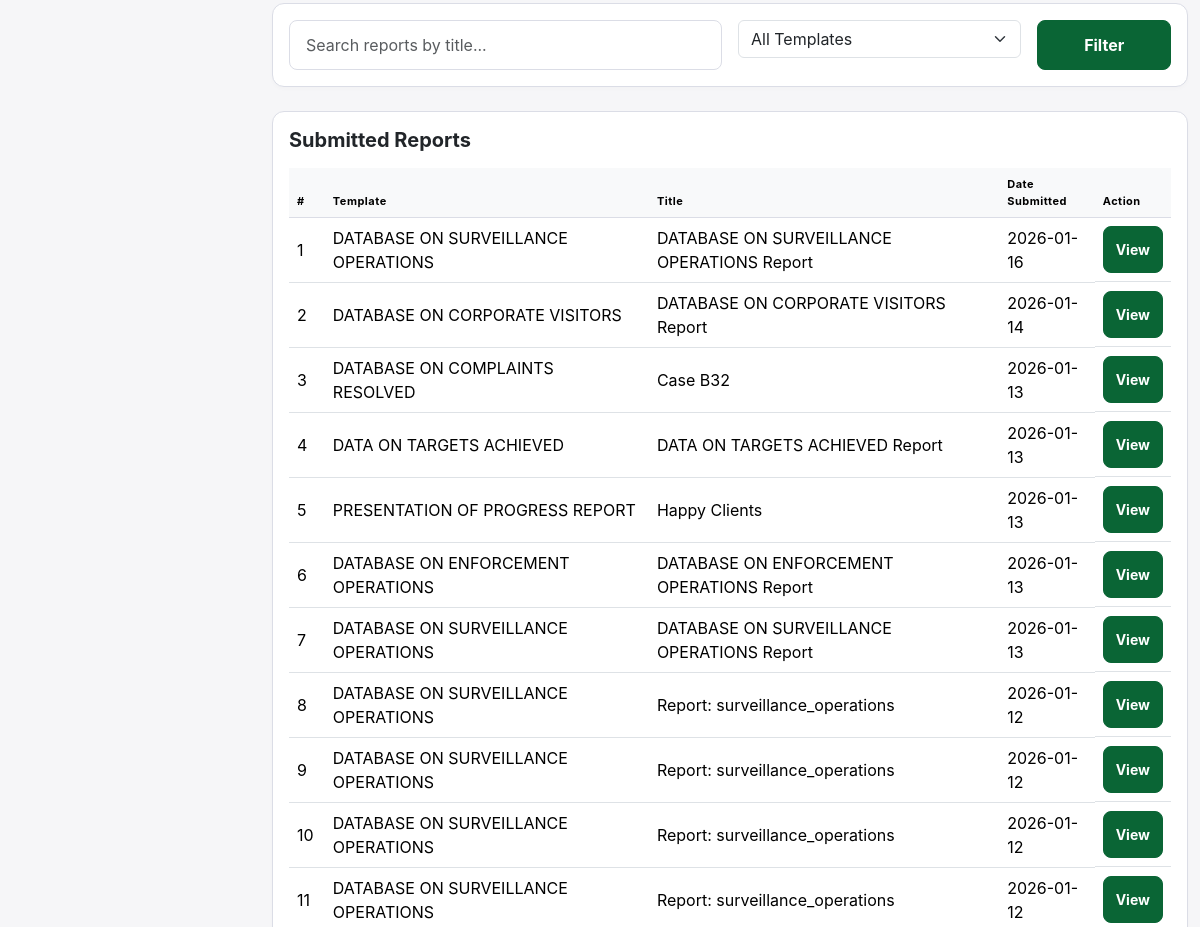
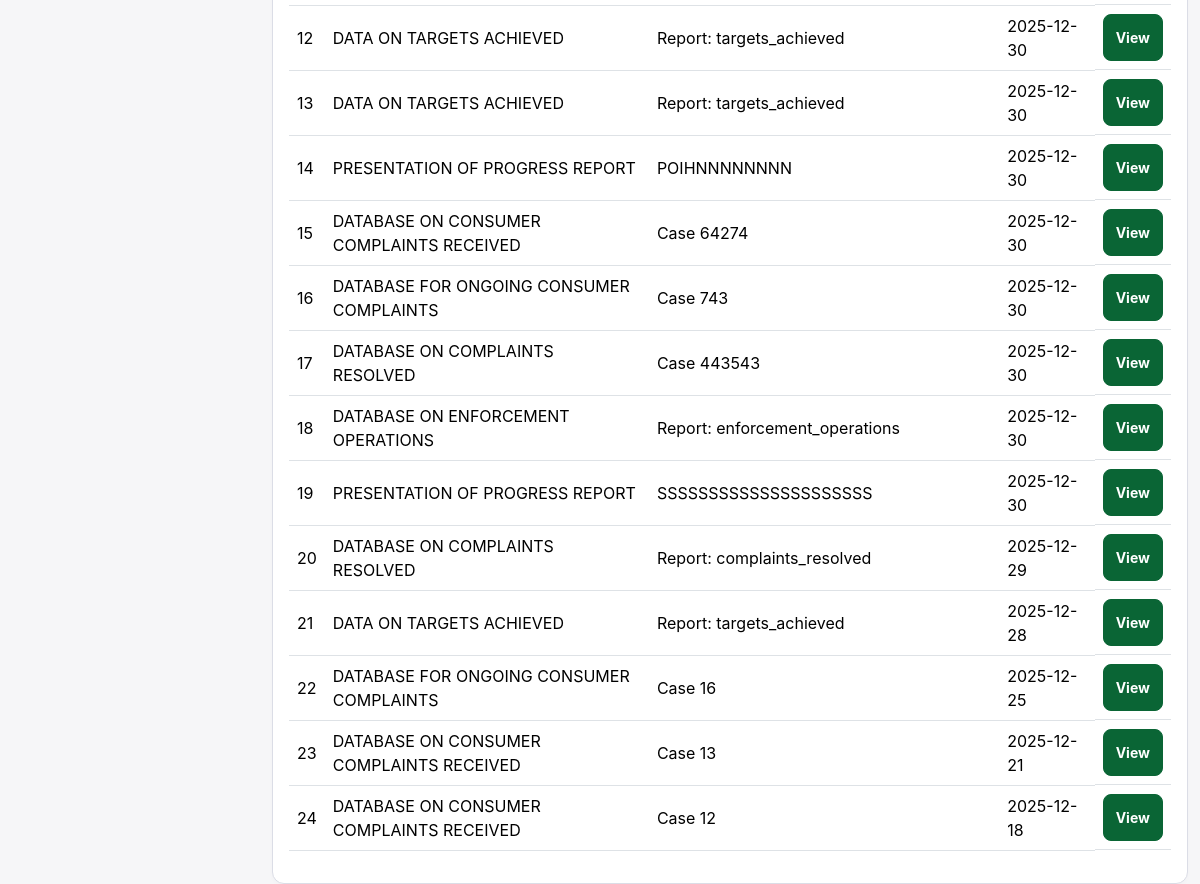
/psr/dashboard (signed in, lower part), run on an earlier commit of the app's database (2 pictures, top to bottom).
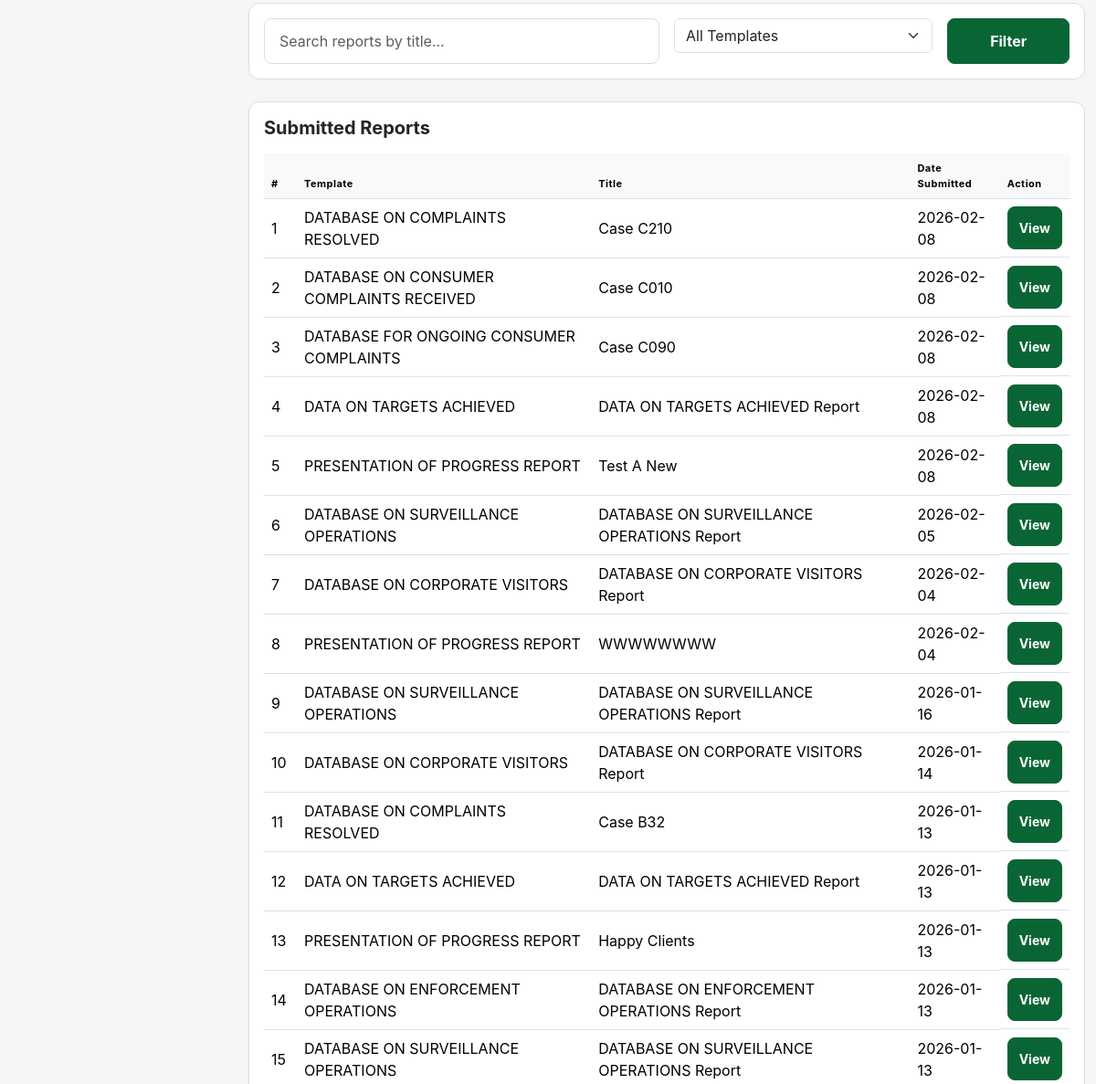
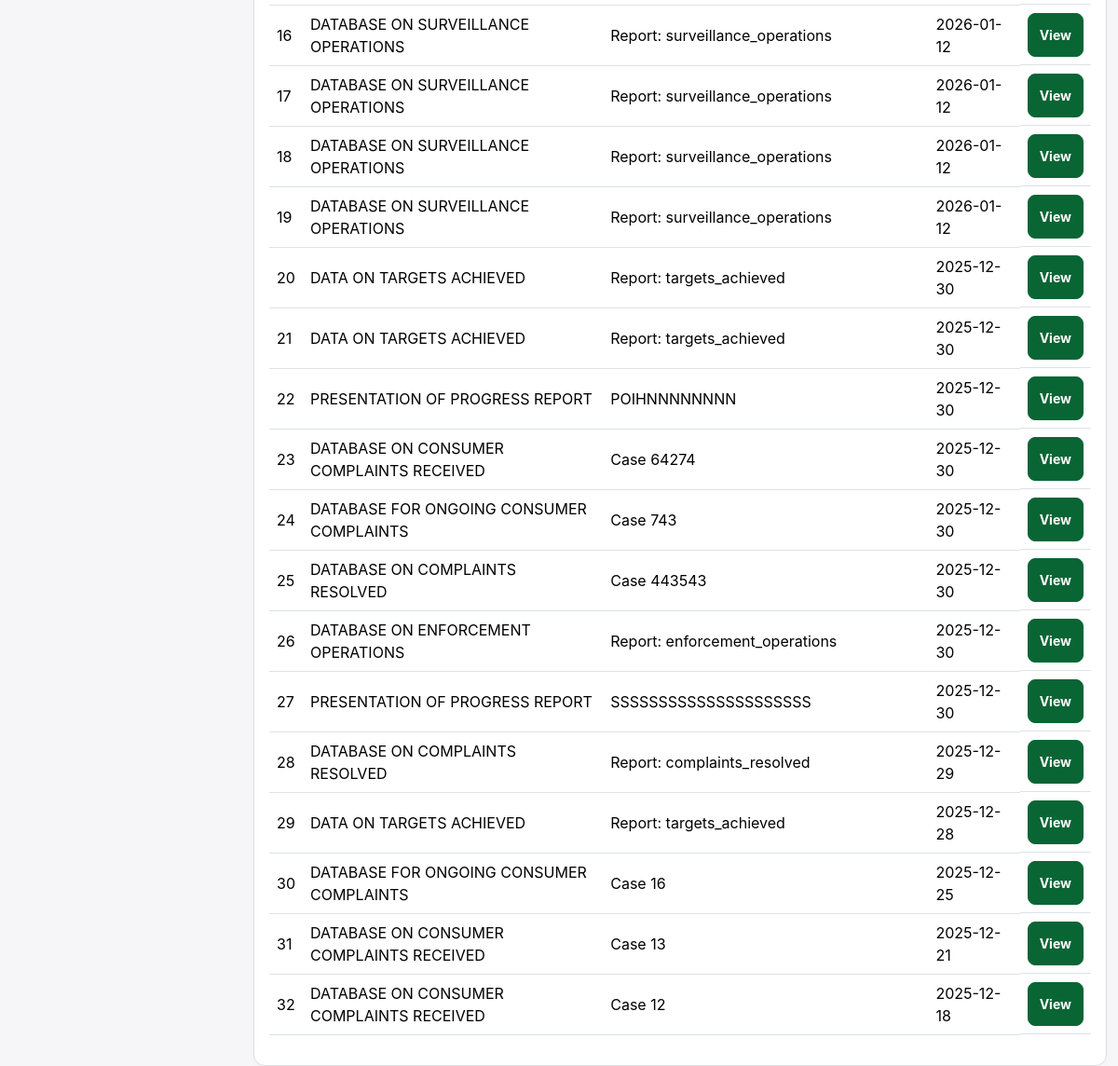
And on a later commit of the database (2 pictures, top to bottom).
### app.py (models this page shows, shortened)
class ProgramReport(db.Model):
    __tablename__ = 'program_reports'
    id = db.Column(db.Integer, primary_key=True)
    user_id = db.Column(db.Integer, db.ForeignKey('users.id'), nullable=False)
    status = db.Column(db.String(20), default='submitted', nullable=False)
    report_type = db.Column(db.String(150), nullable=False)
    title = db.Column(db.String(255), nullable=False)
    period_covered = db.Column(db.String(100), nullable=True)
    objective = db.Column(db.Text, nullable=True)
    date_started = db.Column(db.Date, nullable=True)
    previous_status_percentage = db.Column(db.Integer, default=0)
    status_details = db.Column(db.Text, nullable=True)
    constraints_requirements = db.Column(db.Text)
    status_percentage = db.Column(db.Integer, default=0)
    date_created = db.Column(db.DateTime, default=datetime.utcnow)
    agent = db.relationship('User', backref=db.backref('program_reports', lazy=True))
    targets_report = db.relationship('TargetsAchievedReport', uselist=False, backref='base_report')
    psr_rows = db.relationship("PSRRow", backref="program_report", cascade="all, delete-orphan")

class ConsumerComplaint(db.Model):
    __tablename__ = 'consumer_complaints'
    id = db.Column(db.Integer, primary_key=True)
    user_id = db.Column(db.Integer, db.ForeignKey('users.id'), nullable=False)
    date_created = db.Column(db.DateTime, default=datetime.utcnow)
    status = db.Column(db.String(50), nullable=False, default='RECEIVED')
    case_file_no = db.Column(db.String(50), nullable=False, unique=True)
    sector_category = db.Column(db.String(100))
    date_received = db.Column(db.DateTime, nullable=False)
    complaint_details = db.Column(db.Text, nullable=False)
    complainant_details = db.Column(db.Text, nullable=False)
    respondent_details = db.Column(db.Text, nullable=False)
    action_taken = db.Column(db.Text)
    status_of_complaint = db.Column(db.Text)
    value_of_complaint = db.Column(db.String(255))
    date_of_resolution = db.Column(db.DateTime)
    complainant_remark = db.Column(db.Text)
    agent = db.relationship('User', backref=db.backref('consumer_complaints', lazy=True))

### app.py (the view, shortened to what this page needs)
@app.route('/psr/dashboard')
@login_required
def program_dashboard():
    template_filter = request.args.get("template")
    search = request.args.get("search")
    psr_query = ProgramReport.query
    if current_user.is_admin() or current_user.is_director() or current_user.is_evc():
        pass
    elif current_user.is_supervisor():
        psr_query = psr_query.join(User).filter(User.fccpc_office == current_user.fccpc_office)
    else:
        psr_query = psr_query.filter(ProgramReport.user_id == current_user.id)
    if template_filter:
        psr_query = psr_query.filter(ProgramReport.report_type == template_filter)
    if search:
        psr_query = psr_query.filter(ProgramReport.title.ilike(f"%{search}%"))
    psr_reports = psr_query.order_by(ProgramReport.date_created.desc()).all()
    complaints_query = ConsumerComplaint.query
    if current_user.is_admin() or current_user.is_director() or current_user.is_evc():
        complaints = complaints_query.order_by(ConsumerComplaint.date_received.desc()).all()
    elif current_user.is_supervisor():
        complaints = complaints_query.join(User).filter(User.fccpc_office == current_user.fccpc_office).order_by(ConsumerComplaint.date_received.desc()).all()
    else:
        complaints = complaints_query.filter(ConsumerComplaint.user_id == current_user.id).order_by(ConsumerComplaint.date_received.desc()).all()
    for report in psr_reports:
        report.psr_meta = get_psr_meta(report.report_type)
        report.is_complaint = False
    for complaint in complaints:
        if complaint.status.upper() == 'RECEIVED':
            slug = 'complaints_received'
            code = 'PSR_03'
            title = 'DATABASE ON CONSUMER COMPLAINTS RECEIVED'
        elif complaint.status.upper() == 'ONGOING':
            slug = 'complaints_ongoing'
            code = 'PSR_04'
            title = 'DATABASE FOR ONGOING CONSUMER COMPLAINTS'
        elif complaint.status.upper() == 'RESOLVED':
            slug = 'complaints_resolved'
            code = 'PSR_05'
            title = 'DATABASE ON COMPLAINTS RESOLVED'
        else:
            slug = 'complaints_received'
            code = 'PSR_03'
            title = 'DATABASE ON CONSUMER COMPLAINTS RECEIVED'
        complaint.psr_meta = {
            'title': title,
            'code': code,
            'slug': slug,
            'category': 'complaints'
        }
        complaint.title = f"Case {complaint.case_file_no}"
        complaint.period_covered = f"Filed: {complaint.date_received.strftime('%Y-%m-%d')}"
        complaint.is_complaint = True
    if search:
        complaints = [c for c in complaints if search.lower() in c.title.lower() or
                      search.lower() in c.case_file_no.lower()]
    all_reports = psr_reports + complaints
    all_reports.sort(key=lambda x: x.date_created if hasattr(x, 'date_created') else x.date_received, reverse=True)
    from datetime import timedelta
    now = datetime.utcnow()
    thirty_days_ago = now - timedelta(days=30)
    seven_days_ago = now - timedelta(days=7)
    psr_total_query = ProgramReport.query
    if current_user.is_admin() or current_user.is_director() or current_user.is_evc():
        pass
    elif current_user.is_supervisor():
        psr_total_query = psr_total_query.join(User).filter(User.fccpc_office == current_user.fccpc_office)
    else:
        psr_total_query = psr_total_query.filter(ProgramReport.user_id == current_user.id)
    all_psr = psr_total_query.all()
    psr_total = len(all_psr)
    psr_month = len([r for r in all_psr if r.date_created >= thirty_days_ago])
    psr_week = len([r for r in all_psr if r.date_created >= seven_days_ago])
    psr_user = len([r for r in all_psr if r.user_id == current_user.id])
    complaints_total_query = ConsumerComplaint.query
    if current_user.is_admin() or current_user.is_director() or current_user.is_evc():
        all_complaints = complaints_total_query.all()
    elif current_user.is_supervisor():
        all_complaints = complaints_total_query.join(User).filter(User.fccpc_office == current_user.fccpc_office).all()
    else:
        all_complaints = complaints_total_query.filter(ConsumerComplaint.user_id == current_user.id).all()
    complaints_total = len(all_complaints)
    complaints_month = len([c for c in all_complaints if c.date_created >= thirty_days_ago])
    complaints_week = len([c for c in all_complaints if c.date_created >= seven_days_ago])
    complaints_user = len([c for c in all_complaints if c.user_id == current_user.id])
    stats = {
        'total': psr_total + complaints_total,
        'this_month': psr_month + complaints_month,
        'this_week': psr_week + complaints_week,
        'user_reports': psr_user + complaints_user
    }
    return render_template(
        "program_dashboard.html",
        reports=all_reports,
        templates=PSR_TEMPLATES,
        stats=stats,
        view_title="Program Status Reports"
    )

### app.py (called while the page is built)
@login_manager.user_loader
def load_user(user_id):
    return User.query.get(int(user_id))

    def is_admin(self):
        return self.role == 9

    def is_director(self):
        return self.role >= 3

    def is_evc(self):
        return self.role >= 4

### constants.py (called while the page is built, shortened)
def get_psr_meta(slug):
    for title, data in PSR_TEMPLATES.items():
        if data["slug"] == slug:
            return {
                "title": title,
                "code": data.get("code", ""),
                "category": data.get("category", ""),
                "slug": slug
            }

### templates/program_dashboard.html (shortened to what this page needs)
{% extends "base.html" %} {% block title %}PSR Dashboard{% endblock %} {% block
content %}
<div class="container-fluid">
  <div class="card mb-4">
    <div class="card-body">
      <form method="GET" class="row g-3">
        <div class="col-md-6">
          <input
            type="text"
            name="search"
            class="form-control"
            placeholder="Search reports by title..."
          />
        </div>
        <div class="col-md-4">
          <select name="template" class="form-select">
            <option value="">All Templates</option>
          </select>
        </div>
        <div class="col-md-2">
          <button class="btn btn-primary w-100">Filter</button>
        </div>
      </form>
    </div>
  </div>
  <div class="card">
    <div class="card-body">
      <h5 class="fw-bold mb-3">Submitted Reports</h5>
      <div class="table-responsive">
        <table class="table align-middle">
          <thead class="table-light">
            <tr>
              <th>#</th>
              <th>Template</th>
              <th>Title</th>
              <th>Date Submitted</th>
              <th>Action</th>
            </tr>
          </thead>
          <tbody>
            {% for report in reports %}
            <tr>
              <td>{{ loop.index }}</td>
              <td>{{ report.psr_meta.title }}</td>
              <td>{{ report.title }}</td>
              <td>{{ report.date_created.strftime('%Y-%m-%d') }}</td>
              <td class="d-flex gap-2">
                <a
                  href="{{ url_for('view_program_report', report_id=report.id) }}"
                  class="btn btn-sm btn-primary"
                >
                  View
                </a>
              </td>
            </tr>
            {% else %}
            <tr>
              <td colspan="5" class="text-center text-muted py-4">
                No reports submitted yet.
              </td>
            </tr>
            {% endfor %}
          </tbody>
        </table>
      </div>
    </div>
  </div>
</div>
{% endblock %}

### templates/base.html (shortened to what this page needs)
<!doctype html>
<html lang="en">
  <head>
    <link
      rel="stylesheet"
      href="{{ url_for('static', filename='css/bootstrap.min.css') }}"
    />
    <link
      rel="stylesheet"
      href="{{ url_for('static', filename='css/bootstrap-icons.min.css') }}"
    />
    <link
      rel="stylesheet"
      href="{{ url_for('static', filename='css/fonts.css') }}"
    />
    <link
      rel="stylesheet"
      href="{{ url_for('static', filename='css/style.css') }}"
    />
  </head>
  <body>
    <main class="main-content">
      {% block content %}{% endblock %}
    </main>
  </body>
</html>

### static/css/style.css (style rules this page uses)
:root { --primary-color: #0a6535; --primary-light: rgba(10, 101, 53, 0.1); --bg-light: #f6f6f8; --sidebar-width: 260px; }
body { font-family: "Inter", sans-serif; background-color: var(--bg-light); color: #111218; margin: 0; overflow-x: hidden; }
.main-content { margin-left: var(--sidebar-width); width: calc(100% - var(--sidebar-width)); transition: all 0.3s; min-height: 100vh; display: flex; flex-direction: column; }
.card { border-radius: 12px; border: 1px solid #dbdde6; box-shadow: 0 2px 4px rgba(0, 0, 0, 0.02); }
.btn-primary { background-color: var(--primary-color); border-color: var(--primary-color); font-weight: 700; padding: 0.75rem; border-radius: 8px; transition: all 0.2s; }
.form-control { border: 1px solid #dbdde6; padding: 0.75rem 1rem; border-radius: 8px; }
.table thead th { background-color: #f8f9fa; font-size: 11px; letter-spacing: 0.5px; border-bottom: 1px solid #dbdde6; }
.main-content { overflow-x: auto; }
.table-responsive { overflow-x: auto; width: 100%; }
.btn { border-radius: 8px; }

What changed in the data, as far as the page shows it:
added ConsumerComplaint: psr_meta "DATABASE ON COMPLAINTS RESOLVED", title "Case C210", date_created "2026-02-08"
added ConsumerComplaint: psr_meta "DATABASE ON CONSUMER COMPLAINTS RECEIVED", title "Case C010", date_created "2026-02-08"
added ConsumerComplaint: psr_meta "DATABASE FOR ONGOING CONSUMER COMPLAINTS", title "Case C090", date_created "2026-02-08"
added ProgramReport: psr_meta "DATA ON TARGETS ACHIEVED", title "DATA ON TARGETS ACHIEVED Report", date_created "2026-02-08"
added ProgramReport: psr_meta "PRESENTATION OF PROGRESS REPORT", title "Test A New", date_created "2026-02-08"
added ProgramReport: psr_meta "DATABASE ON SURVEILLANCE OPERATIONS", title "DATABASE ON SURVEILLANCE OPERATIONS Report", date_created "2026-02-05"
added ProgramReport: psr_meta "DATABASE ON CORPORATE VISITORS", title "DATABASE ON CORPORATE VISITORS Report", date_created "2026-02-04"
added ProgramReport: psr_meta "PRESENTATION OF PROGRESS REPORT", title "WWWWWWWW", date_created "2026-02-04"
